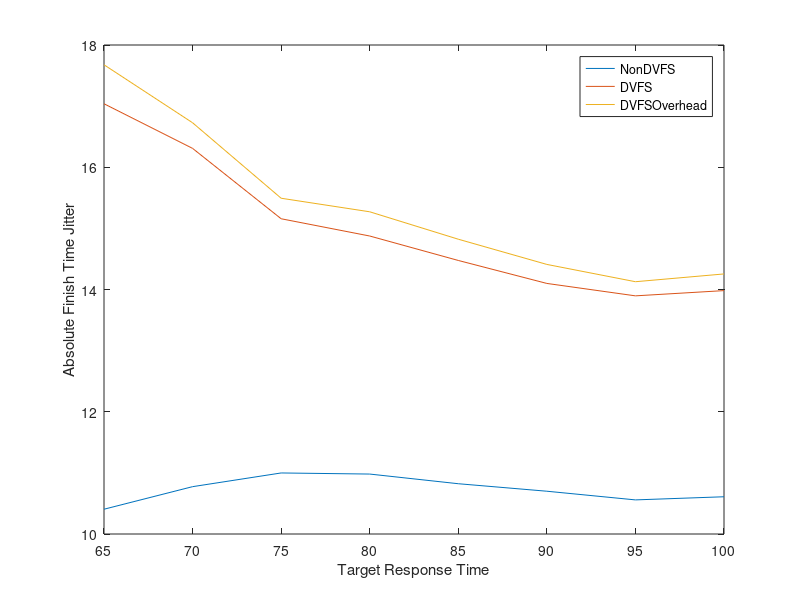

Recreate this plot in MATLAB.
M1=csvread('Total_csv_1/Total_NonDVFS.1.csv');
M2=csvread('Total_csv_1/Total_DVFS.NonOverhead.1.csv');
M3=csvread('Total_csv_1/Total_DVFS.Overhead.1.csv');
x_axis = M1(:, 1);
y_axis1 = M1(:, 3);
y_axis2 = M2(:, 3);
y_axis3 = M3(:, 3);
plot(x_axis, y_axis1, x_axis, y_axis2, x_axis, y_axis3);
xlabel("Target Response Time");
ylabel("Absolute Finish Time Jitter");
legend({'NonDVFS','DVFS','DVFSOverhead'});


